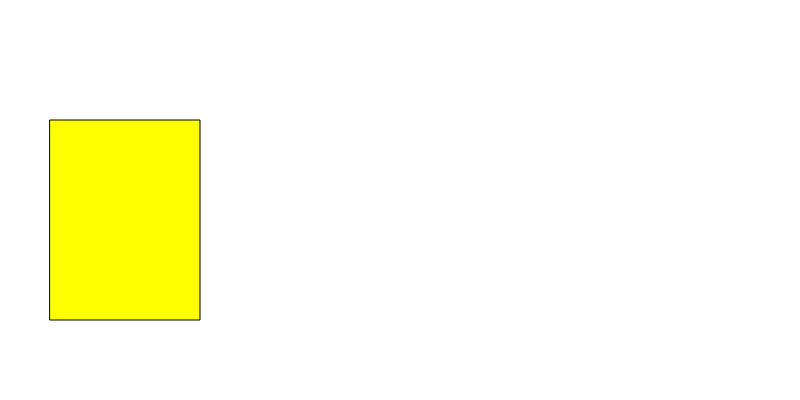
Frame 1 (no input)
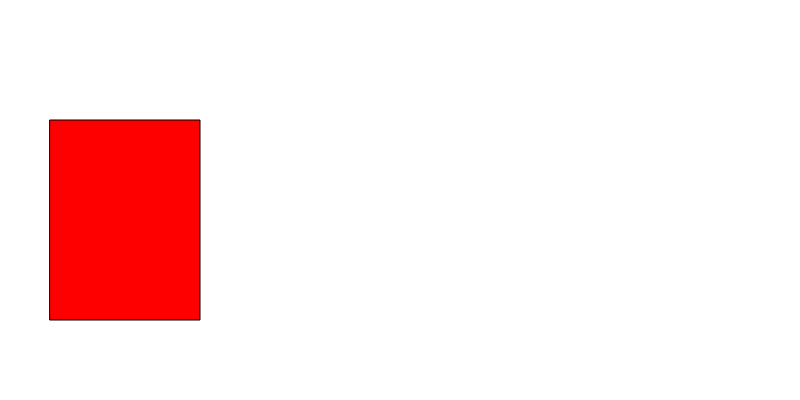
Frame 60 (no input)
Frame 120 (the mouse pressed at the canvas centre since frame 60): identical to frame 1, image omitted

The p5.js sketch that drew these frames (run headless with seeded random() and noise() and a simulated clock; from frame 60 on, the mouse is pressed at the canvas centre):

// p5.js sketch
// ── sketch.js
var r;

function setup() {
  createCanvas(800,400);
}

function draw() {
  background(255,255,255);
  
  switch(r){
    case 6: fill("red");
            break;
    case 8: fill("green");
            break;
    case 7: fill("pink");
            break;
    case 9: fill("blue");
            break;
    default: fill("yellow");
            break;                
  }
  rect(50,120,150,200);
  r = Math.round(random(6,12));
  console.log(r);
}
